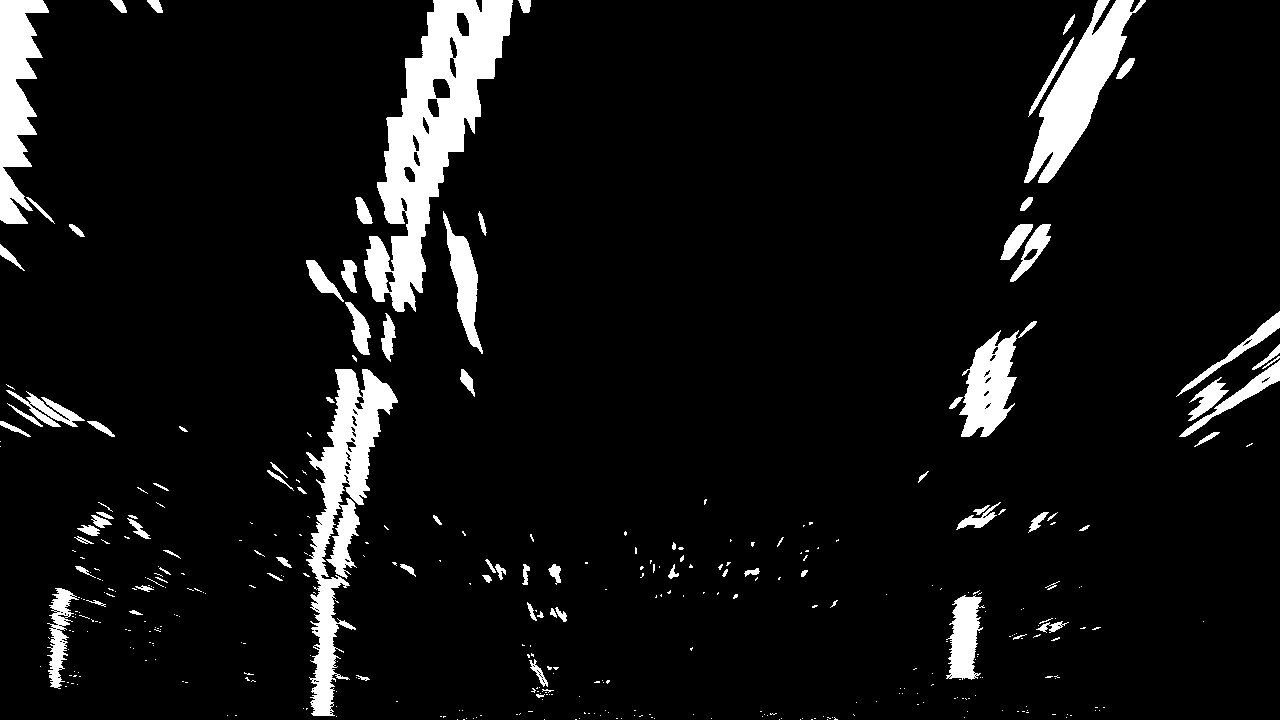
#> input picture warped.jpg, 1280 x 720 px
$ python main.py   (older library calls are emulated)
#> lines starting #> are read from the running program, lines starting #| are printed output that depends on the picture

# coding: utf-8

# Implement Sliding Windows and Fit a Polynomial
import numpy as np
import cv2
import matplotlib.pyplot as plt
import matplotlib.image as mapping

binary_warped = mapping.imread("warped.jpg")
#> binary_warped is the input picture: shape (720, 1280); min 0, max 255, mean 18.5
plt.figure(figsize=(12,12))
plt.imshow(binary_warped,cmap="gray")


# Assuming you have created a warped binary image called "binary_warped"
# Take a histogram of the bottom half of the image
histogram = np.sum(binary_warped[binary_warped.shape[0]//2:,:], axis=0)
#> histogram = 1280 values, max 62445 at index 327, min 0 at index 208, mean 5170.2
# Create an output image to draw on and  visualize the result
out_img = np.dstack((binary_warped, binary_warped, binary_warped))*255
# Find the peak of the left and right halves of the histogram
# These will be the starting point for the left and right lines
midpoint = np.int(histogram.shape[0]//2)
#> midpoint = 640
leftx_base = np.argmax(histogram[:midpoint])
#> leftx_base = 327
rightx_base = np.argmax(histogram[midpoint:]) + midpoint
#> rightx_base = 971

# Choose the number of sliding windows
nwindows = 9
# Set height of windows
window_height = np.int(binary_warped.shape[0]//nwindows)
#> window_height = 80
# Identify the x and y positions of all nonzero pixels in the image
nonzero = binary_warped.nonzero()
#> nonzero = 89486 positions, rows 0 to 719, columns 0 to 1279
nonzeroy = np.array(nonzero[0])
nonzerox = np.array(nonzero[1])
# Current positions to be updated for each window
leftx_current = leftx_base
#> leftx_current = 327
rightx_current = rightx_base
#> rightx_current = 971
# Set the width of the windows +/- margin
margin = 100
# Set minimum number of pixels found to recenter window
minpix = 50
# Create empty lists to receive left and right lane pixel indices
left_lane_inds = []
right_lane_inds = []

# Step through the windows one by one
for window in range(nwindows):
    # Identify window boundaries in x and y (and right and left)
    win_y_low = binary_warped.shape[0] - (window+1)*window_height
    win_y_high = binary_warped.shape[0] - window*window_height
    win_xleft_low = leftx_current - margin
    win_xleft_high = leftx_current + margin
    win_xright_low = rightx_current - margin
    win_xright_high = rightx_current + margin
    # Draw the windows on the visualization image
    cv2.rectangle(out_img,(win_xleft_low,win_y_low),(win_xleft_high,win_y_high),
    (0,255,0), 2)
    cv2.rectangle(out_img,(win_xright_low,win_y_low),(win_xright_high,win_y_high),
    (0,255,0), 2)
    # Identify the nonzero pixels in x and y within the window
    good_left_inds = ((nonzeroy >= win_y_low) & (nonzeroy < win_y_high) &
    (nonzerox >= win_xleft_low) &  (nonzerox < win_xleft_high)).nonzero()[0]
    good_right_inds = ((nonzeroy >= win_y_low) & (nonzeroy < win_y_high) &
    (nonzerox >= win_xright_low) &  (nonzerox < win_xright_high)).nonzero()[0]
    # Append these indices to the lists
    left_lane_inds.append(good_left_inds)
    right_lane_inds.append(good_right_inds)
    # If you found > minpix pixels, recenter next window on their mean position
    if len(good_left_inds) > minpix:
        leftx_current = np.int(np.mean(nonzerox[good_left_inds]))
    if len(good_right_inds) > minpix:
        rightx_current = np.int(np.mean(nonzerox[good_right_inds]))
#> this loop made 9 passes
#> (win_xleft_low, win_xleft_high, win_xright_low, win_xright_high, leftx_current, rightx_current) on passes 1 to 9: (227, 427, 871, 1071, 319, 968), (219, 419, 868, 1068, 327, 989), (227, 427, 889, 1089, 329, 1002), (229, 429, 902, 1102, 344, 977), (244, 444, 877, 1077, 366, 992), (266, 466, 892, 1092, 391, 1021), (291, 491, 921, 1121, 411, 1036), (311, 511, 936, 1136, 432, 1063), (332, 532, 963, 1163, 462, 1097)
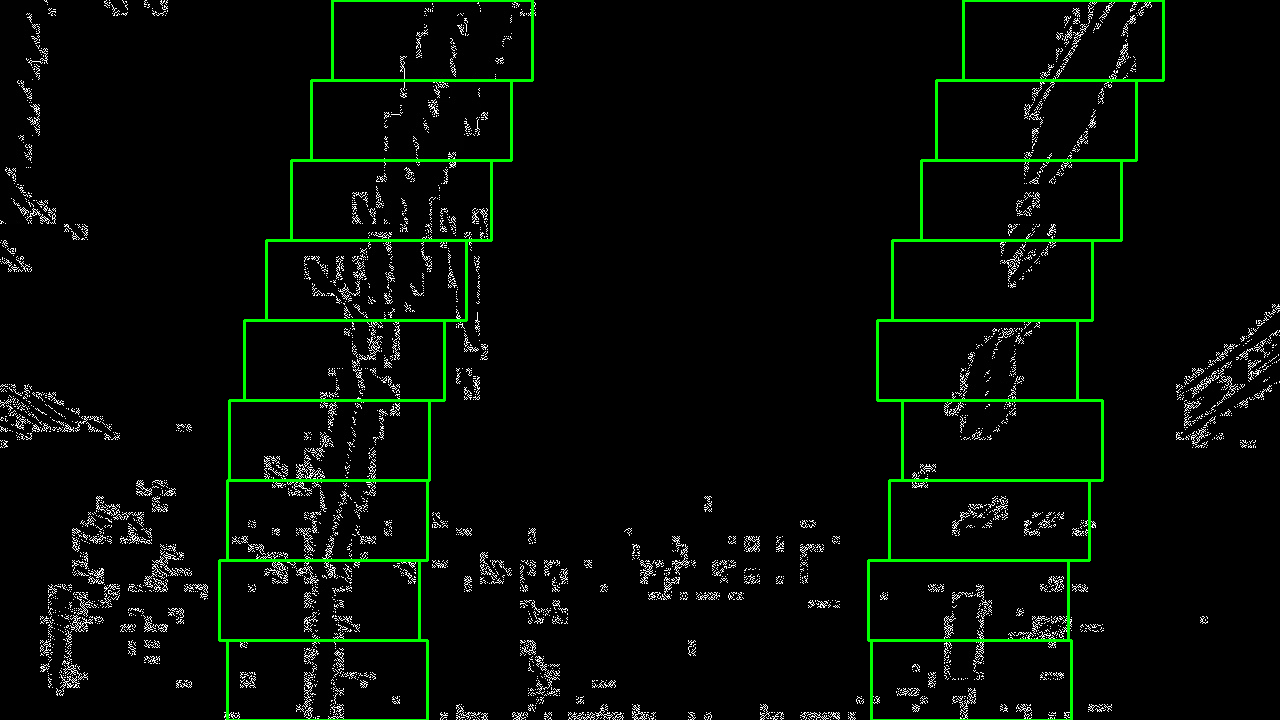
#> out_img: shape (720, 1280, 3); mean of channels 0, 1, 2 6.2, 11.7, 6.2; drawn as R, G, B
#> after the loop, left_lane_inds = 9 items; right_lane_inds = 9 items

# Concatenate the arrays of indices
left_lane_inds = np.concatenate(left_lane_inds)
right_lane_inds = np.concatenate(right_lane_inds)

# Extract left and right line pixel positions
leftx = nonzerox[left_lane_inds]
lefty = nonzeroy[left_lane_inds]
rightx = nonzerox[right_lane_inds]
righty = nonzeroy[right_lane_inds]

# Fit a second order polynomial to each
left_fit = np.polyfit(lefty, leftx, 2)
#> left_fit = [0.000223, -0.391, 478.1]
right_fit = np.polyfit(righty, rightx, 2)
#> right_fit = [0.00042, -0.48, 1115.2]


# Visualization
# Generate x and y values for plotting
ploty = np.linspace(0, binary_warped.shape[0]-1, binary_warped.shape[0] )
#> ploty = 720 values from 0 to 719
left_fitx = left_fit[0]*ploty**2 + left_fit[1]*ploty + left_fit[2]
#> left_fitx = 720 values, max 478.1 at index 0, min 312.5 at index 719, mean 376.1
right_fitx = right_fit[0]*ploty**2 + right_fit[1]*ploty + right_fit[2]
#> right_fitx = 720 values, max 1115.2 at index 0, min 978.2 at index 571, mean 1015.2

out_img[nonzeroy[left_lane_inds], nonzerox[left_lane_inds]] = [255, 0, 0]
out_img[nonzeroy[right_lane_inds], nonzerox[right_lane_inds]] = [0, 0, 255]
plt.figure(figsize=(12,12))
plt.imshow(out_img)
plt.plot(left_fitx, ploty, color='yellow')
plt.plot(right_fitx, ploty, color='yellow')
plt.xlim(0, 1280)
plt.ylim(720, 0)


# Skip the sliding windows step once you know where the lines are
# Assume you now have a new warped binary image
# from the next frame of video (also called "binary_warped")
# It's now much easier to find line pixels!
nonzero = binary_warped.nonzero()
nonzeroy = np.array(nonzero[0])
nonzerox = np.array(nonzero[1])
margin = 100
left_lane_inds = ((nonzerox > (left_fit[0]*(nonzeroy**2) + left_fit[1]*nonzeroy +
left_fit[2] - margin)) & (nonzerox < (left_fit[0]*(nonzeroy**2) +
left_fit[1]*nonzeroy + left_fit[2] + margin)))

right_lane_inds = ((nonzerox > (right_fit[0]*(nonzeroy**2) + right_fit[1]*nonzeroy +
right_fit[2] - margin)) & (nonzerox < (right_fit[0]*(nonzeroy**2) +
right_fit[1]*nonzeroy + right_fit[2] + margin)))

# Again, extract left and right line pixel positions
leftx = nonzerox[left_lane_inds]
lefty = nonzeroy[left_lane_inds]
rightx = nonzerox[right_lane_inds]
righty = nonzeroy[right_lane_inds]
# Fit a second order polynomial to each
left_fit = np.polyfit(lefty, leftx, 2)
#> left_fit = [0.000157, -0.347, 475.9]
right_fit = np.polyfit(righty, rightx, 2)
#> right_fit = [0.000435, -0.489, 1115.9]
# Generate x and y values for plotting
ploty = np.linspace(0, binary_warped.shape[0]-1, binary_warped.shape[0] )
left_fitx = left_fit[0]*ploty**2 + left_fit[1]*ploty + left_fit[2]
#> left_fitx = 720 values, max 475.9 at index 0, min 307.6 at index 719, mean 378.2
right_fitx = right_fit[0]*ploty**2 + right_fit[1]*ploty + right_fit[2]
#> right_fitx = 720 values, max 1115.9 at index 0, min 978.5 at index 562, mean 1015.2


# Create an image to draw on and an image to show the selection window
out_img = np.dstack((binary_warped, binary_warped, binary_warped))*255
window_img = np.zeros_like(out_img)
# Color in left and right line pixels
out_img[nonzeroy[left_lane_inds], nonzerox[left_lane_inds]] = [255, 0, 0]
out_img[nonzeroy[right_lane_inds], nonzerox[right_lane_inds]] = [0, 0, 255]
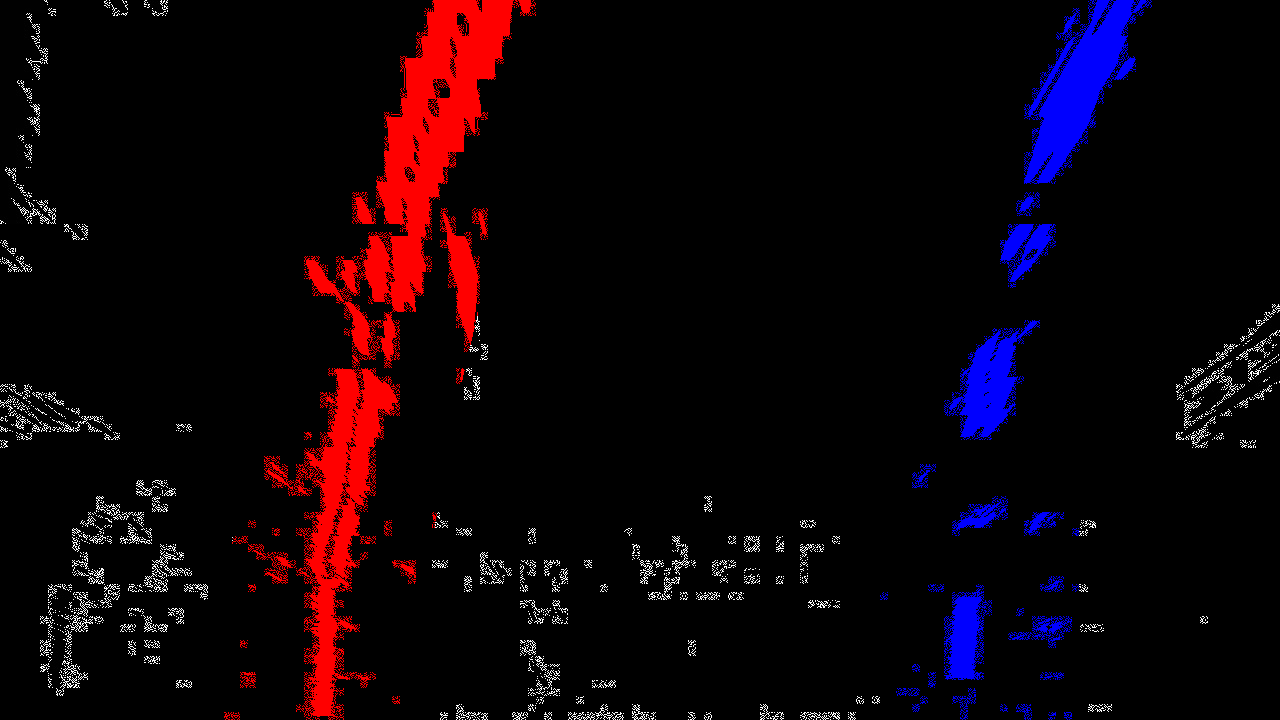
#> out_img: shape (720, 1280, 3); mean of channels 0, 1, 2 14.4, 3, 8.9; drawn as R, G, B

# Generate a polygon to illustrate the search window area
# And recast the x and y points into usable format for cv2.fillPoly()
left_line_window1 = np.array([np.transpose(np.vstack([left_fitx-margin, ploty]))])
#> left_line_window1 = 720 pairs, first value 207.6 to 375.9, second value 0 to 719
left_line_window2 = np.array([np.flipud(np.transpose(np.vstack([left_fitx+margin,
                              ploty])))])
#> left_line_window2 = 720 pairs, first value 407.6 to 575.9, second value 0 to 719
left_line_pts = np.hstack((left_line_window1, left_line_window2))
#> left_line_pts = 1440 pairs, first value 207.6 to 575.9, second value 0 to 719
right_line_window1 = np.array([np.transpose(np.vstack([right_fitx-margin, ploty]))])
#> right_line_window1 = 720 pairs, first value 878.5 to 1015.9, second value 0 to 719
right_line_window2 = np.array([np.flipud(np.transpose(np.vstack([right_fitx+margin,
                              ploty])))])
#> right_line_window2 = 720 pairs, first value 1078.5 to 1215.9, second value 0 to 719
right_line_pts = np.hstack((right_line_window1, right_line_window2))
#> right_line_pts = 1440 pairs, first value 878.5 to 1215.9, second value 0 to 719

# Draw the lane onto the warped blank image
cv2.fillPoly(window_img, np.int_([left_line_pts]), (0,255, 0))
cv2.fillPoly(window_img, np.int_([right_line_pts]), (0,255, 0))
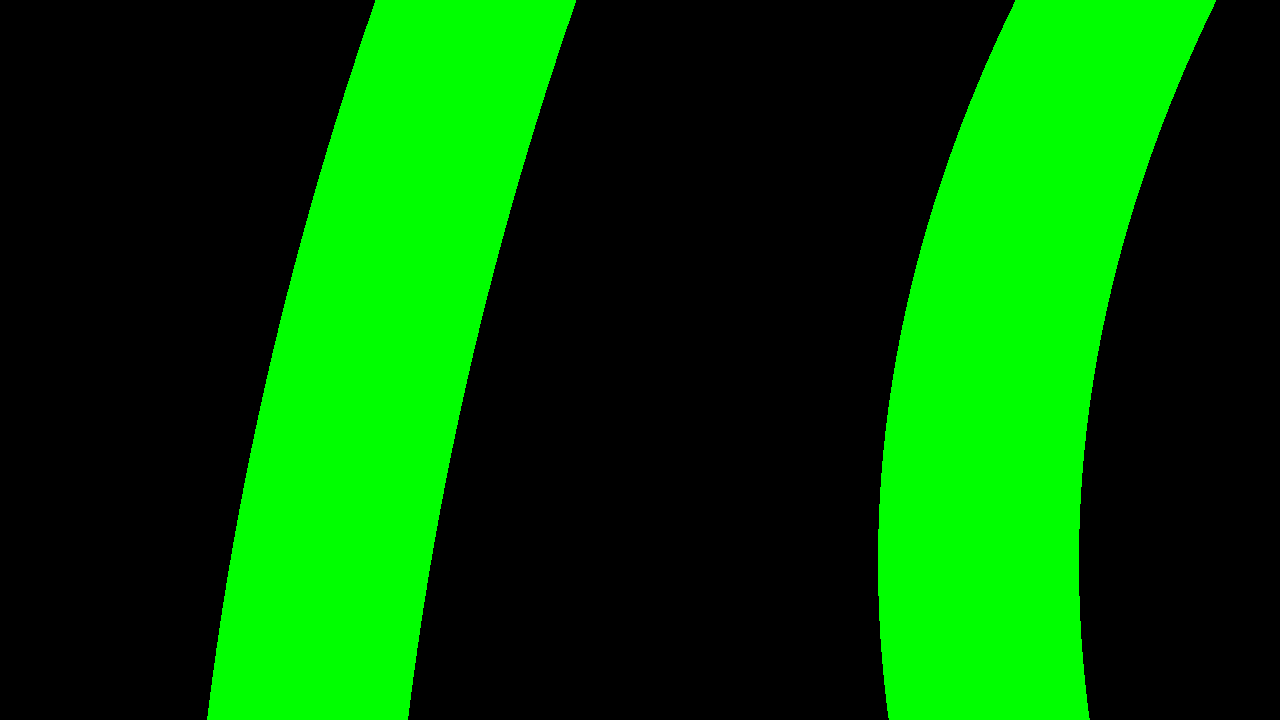
#> window_img: shape (720, 1280, 3); mean of channels 0, 1, 2 0, 80.1, 0; drawn as R, G, B
result = cv2.addWeighted(out_img, 1, window_img, 0.3, 0)
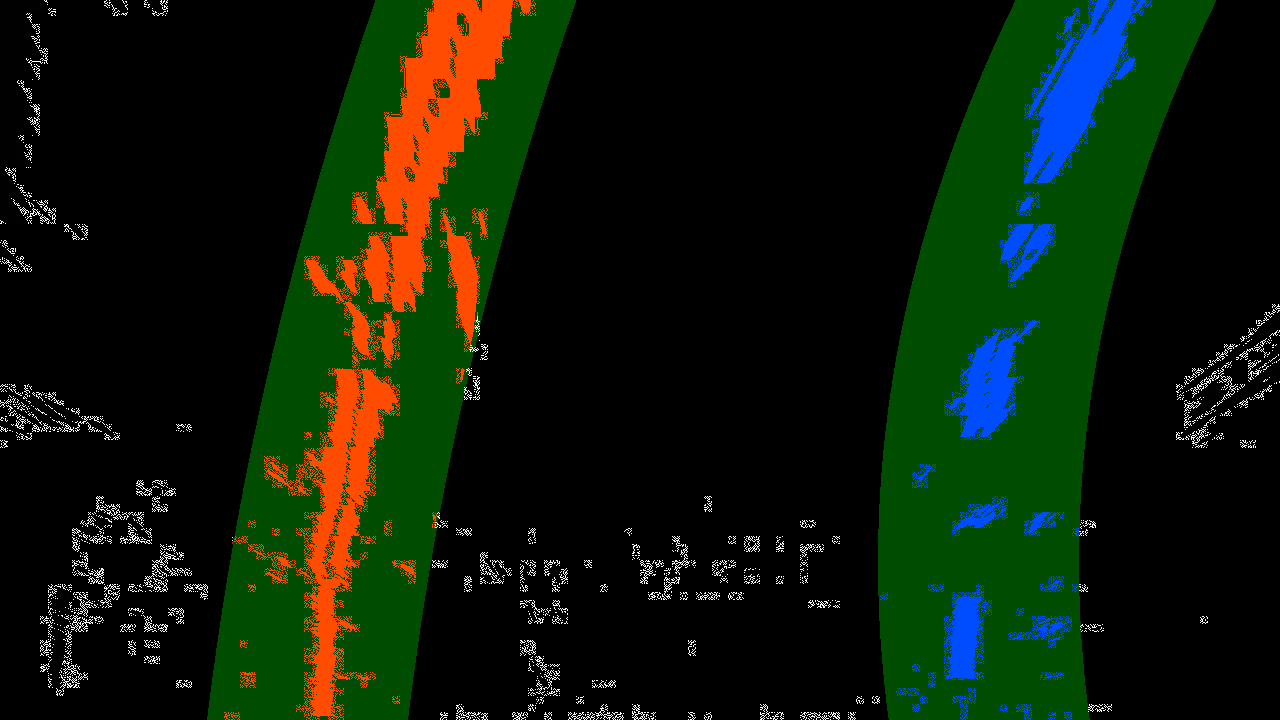
#> result: shape (720, 1280, 3); mean of channels 0, 1, 2 14.4, 26.8, 8.9; drawn as R, G, B
plt.figure(figsize=(12,12))
plt.imshow(result)
plt.plot(left_fitx, ploty, color='yellow')
plt.plot(right_fitx, ploty, color='yellow')
plt.xlim(0, 1280)
plt.ylim(720, 0)
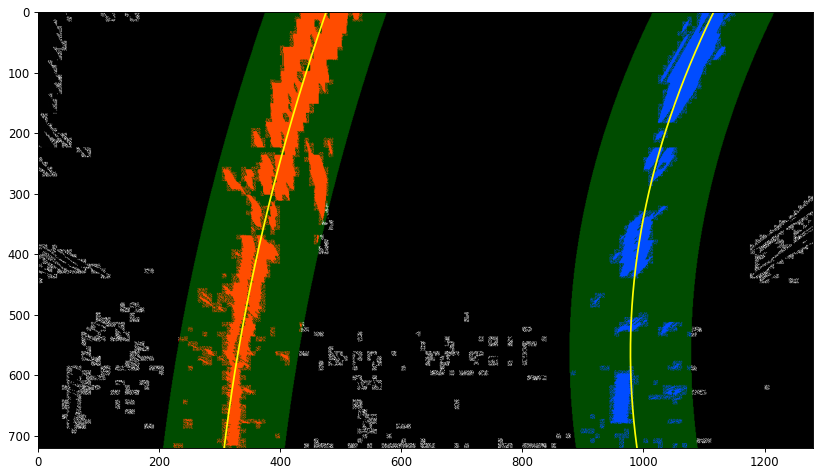
#> figure drawn by matplotlib, 1 panel
